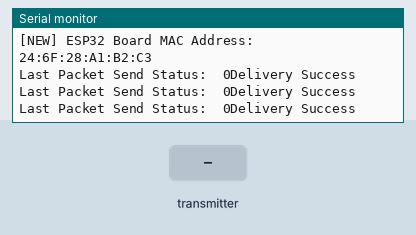
Simulated run of this sketch. Board: ESP32. Parts: the last lines printed to the serial monitor. Inputs (shaded band) come from the test bench.

Above: at 1.2 s.
1.3 s: the transmitter starts sending id = 0
At 3.11 s:
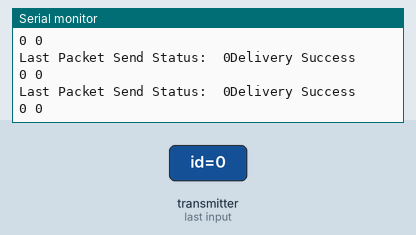
3.3 s: the transmitter starts sending value = 1024
At 3.61 s:
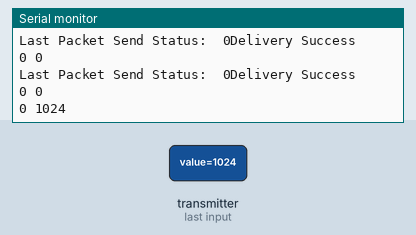
4.8 s: the transmitter starts sending id = 1
At 4.96 s:
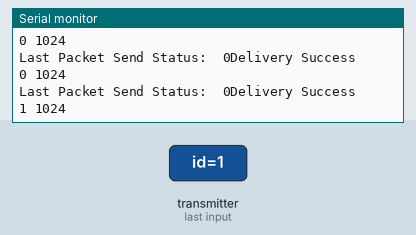
6.3 s: the transmitter starts sending value = 0
At 7.11 s:
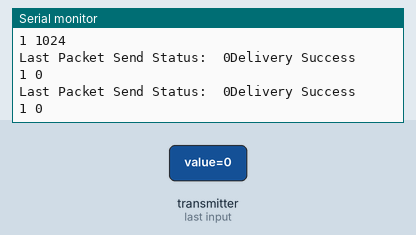

Measured:
- after the input at 1.3 s, the serial monitor: prints a new line at once (image 1)
- after the input at 3.3 s, the serial monitor: prints a new line at once (image 2)
- after the input at 4.8 s, the serial monitor: prints a new line at once (image 3)
- after the input at 6.3 s, the serial monitor: prints a new line at once (image 4)

The sketch:

ESP_send.ino
```cpp
#include <esp_now.h>
#include <WiFi.h>
#include <esp_wifi.h>

uint8_t hostAddress[8] = {0x78, 0x21, 0x84, 0x79, 0x79, 0x00};
uint8_t nodeAddress[6][8] = {
  {0x78, 0x21, 0x84, 0x79, 0x79, 0x11},
  {0x78, 0x21, 0x84, 0x79, 0x79, 0x22},
  {0x78, 0x21, 0x84, 0x79, 0x79, 0x33},
  {0x78, 0x21, 0x84, 0x79, 0x79, 0x44},
  {0x78, 0x21, 0x84, 0x79, 0x79, 0x55},
  {0x78, 0x21, 0x84, 0x79, 0x79, 0x66}
};

void change_mac(){
    for(int i=0; i<6; i++){
        nodeAddress[i][0] = hostAddress[0];
        nodeAddress[i][1] = hostAddress[1];
        nodeAddress[i][2] = hostAddress[2];
        nodeAddress[i][3] = hostAddress[3];
        nodeAddress[i][4] = hostAddress[4];
        nodeAddress[i][5] = 17*(i+1);
    }
}


esp_now_peer_info_t peerInfo[6];
String success;
typedef struct struct_message {
    int id;
    int value;
} struct_message;
struct_message sending_data;
struct_message recei_data;

void OnDataSent(const uint8_t *mac_addr, esp_now_send_status_t status) {
  Serial.print("\rLast Packet Send Status:\t");
  Serial.print(String(*mac_addr));
  Serial.println(status == ESP_NOW_SEND_SUCCESS ? "Delivery Success" : "Delivery Fail");
}

// Callback when data is received
void OnDataRecv(const uint8_t * mac, const uint8_t *incomingData, int len) {
    memcpy(&recei_data, incomingData, sizeof(recei_data));
    Serial.print(recei_data.id);
    Serial.print(" ");
    Serial.println(recei_data.value);
}


void setup() {
  Serial.begin(115200);
  WiFi.mode(WIFI_STA);
  Serial.print("Old: ");
  Serial.println(WiFi.macAddress());
  change_mac();
  esp_wifi_set_mac(WIFI_IF_STA, &hostAddress[0]);
  Serial.print("[NEW] ESP32 Board MAC Address:  ");
  Serial.println(WiFi.macAddress());

  if (esp_now_init() != ESP_OK) {
    Serial.println("Error initializing ESP-NOW");
    return;
  }
  esp_now_register_send_cb(OnDataSent);
  for(int i=0; i<6; i++){
    memcpy(peerInfo[i].peer_addr, nodeAddress[i], 6);
    peerInfo[i].channel = 0;
    peerInfo[i].encrypt = false;
    esp_now_add_peer(&peerInfo[i]);
  }
  esp_now_register_recv_cb(OnDataRecv);
}


void loop() {
  sending_data.id = 1;
  sending_data.value = 20;
  for(int i=0; i<6; i++){
    esp_now_send(nodeAddress[i], (uint8_t *) &sending_data, sizeof(sending_data));
    delay(500);
  }
  delay(1000);
}
```
